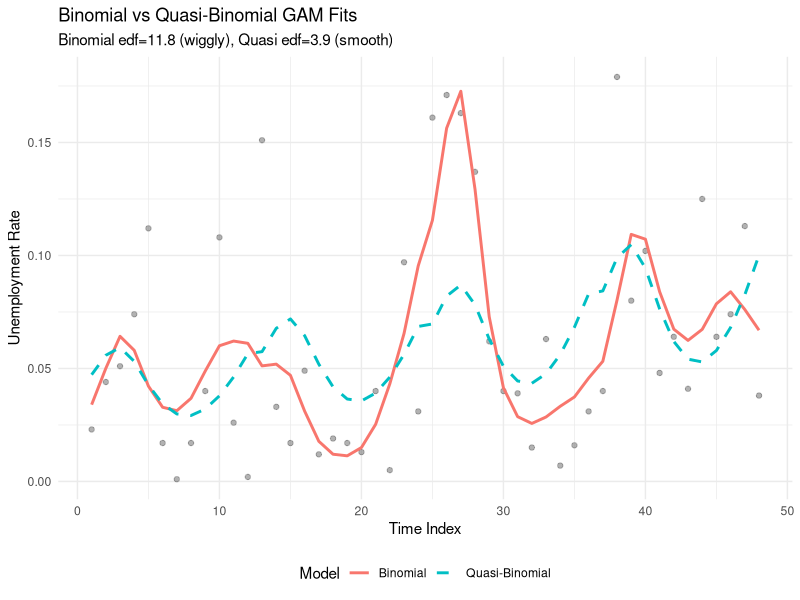
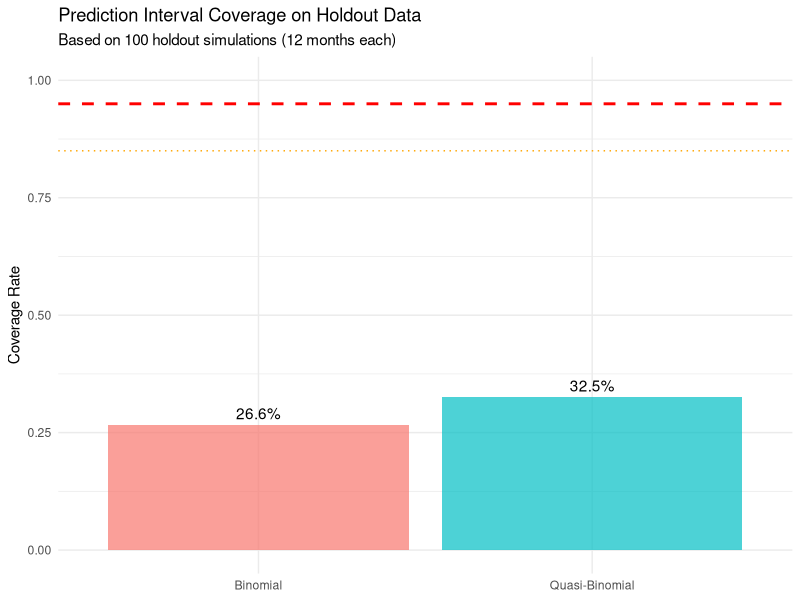
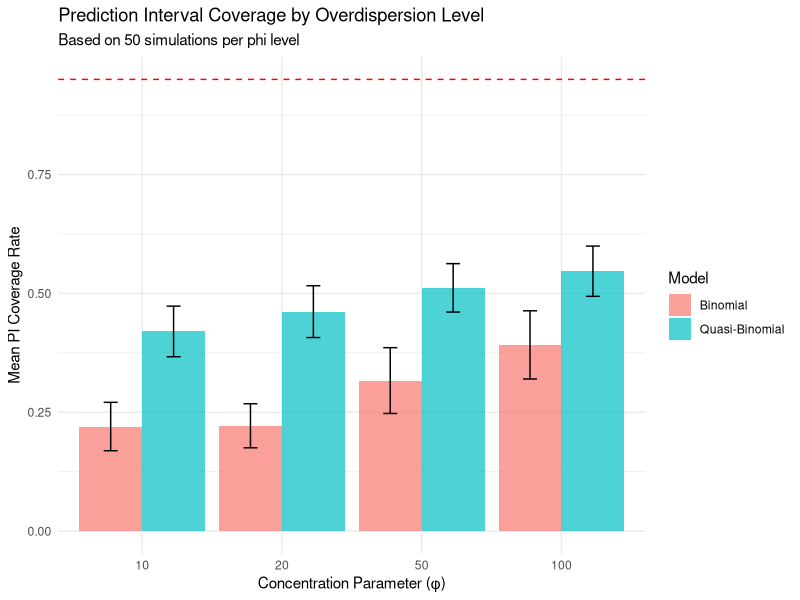
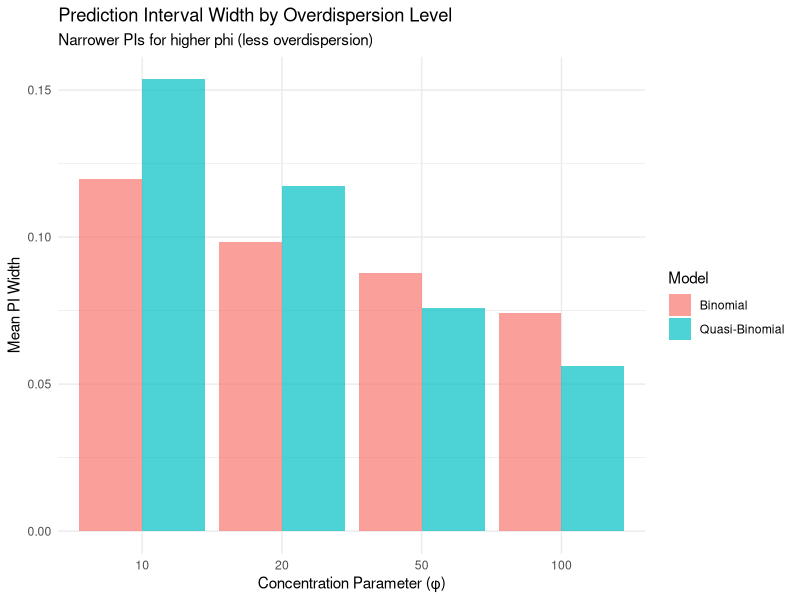

Generate these figures, in order, with R:
## ---- chunk 1
library(mgcv)
library(data.table)
library(ggplot2)

set.seed(42)
## ---- chunk 2
#' Generate beta-binomial data (observation-level heterogeneity)
#'
#' @param n_obs Number of observations
#' @param n_total Number of trials per observation
#' @param true_p True mean probability
#' @param phi Beta concentration parameter (lower = more overdispersion)
generate_betabinomial_data <- function(n_obs = 100,
                                        n_total = 1000,
                                        true_p = 0.05,
                                        phi = 20) {
  # Generate varying probabilities (creates overdispersion)
  # Beta(alpha, beta) where alpha = p*phi, beta = (1-p)*phi
  alpha <- true_p * phi
  beta <- (1 - true_p) * phi
  true_probs <- rbeta(n_obs, alpha, beta)

  # Generate binomial counts
  n_success <- rbinom(n_obs, size = n_total, prob = true_probs)
  n_fail <- n_total - n_success

  data.frame(
    obs_id = 1:n_obs,
    n_success = n_success,
    n_fail = n_fail,
    true_prob = true_probs,  # Varies by observation
    true_mean_prob = rep(true_p, n_obs)  # Population mean
  )
}

# Generate training data
train_data <- generate_betabinomial_data(n_obs = 100, phi = 20)
cat("Training data generated: n =", nrow(train_data), "\n")
cat("True mean prob:", mean(train_data$true_prob), "\n")
cat("Empirical overdispersion:", var(train_data$n_success / 1000) / (0.05 * 0.95 / 1000), "\n")
## ---- chunk 3
# Fit intercept-only models (no covariates)
model_binom_simple <- glm(cbind(n_success, n_fail) ~ 1,
                          family = binomial(),
                          data = train_data)

model_quasi_simple <- glm(cbind(n_success, n_fail) ~ 1,
                          family = quasibinomial(),
                          data = train_data)

cat("Binomial intercept:", coef(model_binom_simple), "\n")
cat("Quasi-binomial intercept:", coef(model_quasi_simple), "\n")
cat("Coefficients equal?", all.equal(coef(model_binom_simple), coef(model_quasi_simple)), "\n\n")

cat("Binomial dispersion:", summary(model_binom_simple)$dispersion, "\n")
cat("Quasi-binomial dispersion:", summary(model_quasi_simple)$dispersion, "\n")
## ---- chunk 4
# Test prediction intervals on NEW data
n_test_sets <- 200
n_total <- 1000
coverage_binom <- numeric(n_test_sets)
coverage_quasi <- numeric(n_test_sets)

for (i in 1:n_test_sets) {
  # Generate NEW test observation
  test_data <- generate_betabinomial_data(n_obs = 1, phi = 20)

  # Get predictions on LINK scale
  pred_binom <- predict(model_binom_simple, newdata = test_data,
                        type = "link", se.fit = TRUE)
  pred_quasi <- predict(model_quasi_simple, newdata = test_data,
                        type = "link", se.fit = TRUE)

  # Construct 95% PREDICTION intervals (not just confidence intervals!)
  # PI must account for:
  # 1. Parameter uncertainty: se.fit
  # 2. Binomial sampling variance: p(1-p)/n

  # Get predicted probability
  p_binom <- plogis(pred_binom$fit)
  p_quasi <- plogis(pred_quasi$fit)

  # Binomial variance on link scale (delta method)
  # Var(logit(p̂)) ≈ se.fit² + (1/(p(1-p)))² * p(1-p)/n = se.fit² + 1/(np(1-p))
  var_link_binom <- pred_binom$se.fit^2 + 1/(n_total * p_binom * (1 - p_binom))
  var_link_quasi <- pred_quasi$se.fit^2 + 1/(n_total * p_quasi * (1 - p_quasi))

  se_pred_binom <- sqrt(var_link_binom)
  se_pred_quasi <- sqrt(var_link_quasi)

  # Prediction intervals on link scale
  pi_binom_link <- c(pred_binom$fit - 1.96 * se_pred_binom,
                     pred_binom$fit + 1.96 * se_pred_binom)
  pi_quasi_link <- c(pred_quasi$fit - 1.96 * se_pred_quasi,
                     pred_quasi$fit + 1.96 * se_pred_quasi)

  # Transform to probability scale
  pi_binom_prob <- plogis(pi_binom_link)
  pi_quasi_prob <- plogis(pi_quasi_link)

  # Check if OBSERVED proportion is covered
  observed_prop <- test_data$n_success / n_total
  coverage_binom[i] <- (pi_binom_prob[1] <= observed_prop) && (observed_prop <= pi_binom_prob[2])
  coverage_quasi[i] <- (pi_quasi_prob[1] <= observed_prop) && (observed_prop <= pi_quasi_prob[2])
}

cat("Binomial PI coverage:", mean(coverage_binom), "\n")
cat("Quasi-binomial PI coverage:", mean(coverage_quasi), "\n")
## ---- chunk 5
#' Generate beta-binomial data with temporal structure
generate_temporal_betabinomial <- function(n_months = 60,
                                             n_total = 1000,
                                             baseline_p = 0.05,
                                             trend_slope = 0.0003,
                                             seasonal_amp = 0.01,
                                             phi = 20) {
  time_index <- 1:n_months
  month <- rep(1:12, length.out = n_months)

  # True probability with trend and seasonality
  true_p_mean <- baseline_p + trend_slope * time_index +
    seasonal_amp * sin(2 * pi * month / 12)

  # Bound probabilities
  true_p_mean <- pmax(0.01, pmin(0.15, true_p_mean))

  # Add overdispersion via beta distribution
  alpha <- true_p_mean * phi
  beta <- (1 - true_p_mean) * phi
  true_probs <- rbeta(n_months, alpha, beta)

  # Generate counts
  n_success <- rbinom(n_months, size = n_total, prob = true_probs)
  n_fail <- n_total - n_success

  data.frame(
    time_index = time_index,
    month = month,
    n_success = n_success,
    n_fail = n_fail,
    true_prob = true_probs,
    true_p_mean = true_p_mean
  )
}

# Generate training data (first 48 months)
set.seed(123)
train_temporal <- generate_temporal_betabinomial(n_months = 48, phi = 20)
cat("Temporal training data: n =", nrow(train_temporal), "\n")
## ---- chunk 6
# Fit GAMs
gam_binom_temporal <- gam(
  cbind(n_success, n_fail) ~ s(time_index, k = 8) + s(month, bs = "cc", k = 6),
  family = binomial(),
  data = train_temporal,
  method = "REML"
)

gam_quasi_temporal <- gam(
  cbind(n_success, n_fail) ~ s(time_index, k = 8) + s(month, bs = "cc", k = 6),
  family = quasibinomial(),
  data = train_temporal,
  method = "REML"
)

cat("Binomial dispersion:", summary(gam_binom_temporal)$dispersion, "\n")
cat("Quasi-binomial dispersion:", summary(gam_quasi_temporal)$dispersion, "\n\n")

cat("Binomial smoothing parameters:", gam_binom_temporal$sp, "\n")
cat("Quasi-binomial smoothing parameters:", gam_quasi_temporal$sp, "\n\n")

cat("Binomial edf:", sum(gam_binom_temporal$edf), "\n")
cat("Quasi-binomial edf:", sum(gam_quasi_temporal$edf), "\n")
## ---- chunk 7
# Compare fitted values on TRAINING data
pred_binom_train <- predict(gam_binom_temporal, type = "response")
pred_quasi_train <- predict(gam_quasi_temporal, type = "response")

fit_comparison <- data.frame(
  time_index = train_temporal$time_index,
  observed = train_temporal$n_success / 1000,
  fit_binomial = pred_binom_train,
  fit_quasi = pred_quasi_train
)

ggplot(fit_comparison, aes(x = time_index)) +
  geom_point(aes(y = observed), alpha = 0.5, color = "gray40") +
  geom_line(aes(y = fit_binomial, color = "Binomial"), linewidth = 1) +
  geom_line(aes(y = fit_quasi, color = "Quasi-Binomial"), linewidth = 1, linetype = "dashed") +
  labs(
    title = "Binomial vs Quasi-Binomial GAM Fits",
    subtitle = sprintf("Binomial edf=%.1f (wiggly), Quasi edf=%.1f (smooth)",
                      sum(gam_binom_temporal$edf), sum(gam_quasi_temporal$edf)),
    x = "Time Index",
    y = "Unemployment Rate",
    color = "Model"
  ) +
  theme_minimal() +
  theme(legend.position = "bottom")
## ---- chunk 8
# Generate HOLDOUT data (months 49-60, same DGP)
n_holdout_sets <- 100
n_total_obs <- 1000
holdout_results <- data.frame(
  sim = integer(),
  model = character(),
  obs_id = integer(),
  covered = logical(),
  observed_prop = numeric(),
  pred = numeric(),
  pi_lower = numeric(),
  pi_upper = numeric()
)

for (i in 1:n_holdout_sets) {
  # Generate new holdout period
  set.seed(1000 + i)  # Different seed each time
  holdout_data <- generate_temporal_betabinomial(n_months = 12, phi = 20)
  holdout_data$time_index <- 49:60  # Future months
  holdout_data$month <- rep(1:12, length.out = 12)

  # Predictions from both models
  pred_binom <- predict(gam_binom_temporal, newdata = holdout_data,
                        type = "link", se.fit = TRUE)
  pred_quasi <- predict(gam_quasi_temporal, newdata = holdout_data,
                        type = "link", se.fit = TRUE)

  # Construct PREDICTION intervals (with binomial sampling variance)
  for (j in 1:12) {
    # Predicted probabilities
    p_b <- plogis(pred_binom$fit[j])
    p_q <- plogis(pred_quasi$fit[j])

    # Prediction variance = parameter uncertainty + binomial variance
    var_pred_b <- pred_binom$se.fit[j]^2 + 1/(n_total_obs * p_b * (1 - p_b))
    var_pred_q <- pred_quasi$se.fit[j]^2 + 1/(n_total_obs * p_q * (1 - p_q))

    se_pred_b <- sqrt(var_pred_b)
    se_pred_q <- sqrt(var_pred_q)

    # Prediction intervals on probability scale
    pi_b <- plogis(c(pred_binom$fit[j] - 1.96 * se_pred_b,
                     pred_binom$fit[j] + 1.96 * se_pred_b))
    pi_q <- plogis(c(pred_quasi$fit[j] - 1.96 * se_pred_q,
                     pred_quasi$fit[j] + 1.96 * se_pred_q))

    # Check if OBSERVED proportion is covered (not true probability!)
    observed_prop <- holdout_data$n_success[j] / n_total_obs
    covered_b <- (pi_b[1] <= observed_prop) && (observed_prop <= pi_b[2])
    covered_q <- (pi_q[1] <= observed_prop) && (observed_prop <= pi_q[2])

    holdout_results <- rbind(holdout_results, data.frame(
      sim = i,
      model = "Binomial",
      obs_id = j,
      covered = covered_b,
      observed_prop = observed_prop,
      pred = p_b,
      pi_lower = pi_b[1],
      pi_upper = pi_b[2]
    ))

    holdout_results <- rbind(holdout_results, data.frame(
      sim = i,
      model = "Quasi-Binomial",
      obs_id = j,
      covered = covered_q,
      observed_prop = observed_prop,
      pred = p_q,
      pi_lower = pi_q[1],
      pi_upper = pi_q[2]
    ))
  }
}

# Calculate coverage rates
coverage_summary <- as.data.table(holdout_results)[, .(
  coverage_rate = mean(covered),
  mae = mean(abs(pred - observed_prop)),
  pi_width = mean(pi_upper - pi_lower),
  n_obs = .N
), by = model]

print(coverage_summary)
## ---- chunk 9
ggplot(coverage_summary, aes(x = model, y = coverage_rate, fill = model)) +
  geom_col(alpha = 0.7) +
  geom_hline(yintercept = 0.95, color = "red", linetype = "dashed", linewidth = 1) +
  geom_hline(yintercept = 0.85, color = "orange", linetype = "dotted") +
  geom_text(aes(label = sprintf("%.1f%%", coverage_rate * 100)), vjust = -0.5) +
  labs(
    title = "Prediction Interval Coverage on Holdout Data",
    subtitle = sprintf("Based on %d holdout simulations (12 months each)", n_holdout_sets),
    x = NULL,
    y = "Coverage Rate",
    fill = "Model"
  ) +
  ylim(0, 1) +
  theme_minimal() +
  theme(legend.position = "none")
## ---- chunk 10
# Test multiple phi values
phi_levels <- c(10, 20, 50, 100)
phi_results <- data.frame(
  phi = integer(),
  model = character(),
  coverage = numeric(),
  mae = numeric(),
  ci_width = numeric()
)

n_sim_per_phi <- 50

for (phi in phi_levels) {
  cat("Testing phi =", phi, "...\n")

  for (sim in 1:n_sim_per_phi) {
    set.seed(2000 + sim)

    # Generate training data
    train <- generate_temporal_betabinomial(n_months = 48, phi = phi)

    # Fit models
    m_binom <- gam(cbind(n_success, n_fail) ~ s(time_index, k = 8) + s(month, bs = "cc", k = 6),
                   family = binomial(), data = train, method = "REML")
    m_quasi <- gam(cbind(n_success, n_fail) ~ s(time_index, k = 8) + s(month, bs = "cc", k = 6),
                   family = quasibinomial(), data = train, method = "REML")

    # Generate holdout
    set.seed(3000 + sim)
    holdout <- generate_temporal_betabinomial(n_months = 12, phi = phi)
    holdout$time_index <- 49:60

    # Predict
    pred_b <- predict(m_binom, newdata = holdout, type = "link", se.fit = TRUE)
    pred_q <- predict(m_quasi, newdata = holdout, type = "link", se.fit = TRUE)

    # Calculate metrics with PREDICTION intervals
    calc_metrics <- function(pred, holdout, n_total = 1000) {
      pred_prob <- plogis(pred$fit)

      # Prediction variance = parameter SE + binomial variance
      var_pred <- pred$se.fit^2 + 1/(n_total * pred_prob * (1 - pred_prob))
      se_pred <- sqrt(var_pred)

      # Prediction intervals
      pi_lower <- plogis(pred$fit - 1.96 * se_pred)
      pi_upper <- plogis(pred$fit + 1.96 * se_pred)

      # Check coverage of OBSERVED proportions
      observed_prop <- holdout$n_success / n_total
      covered <- mean((pi_lower <= observed_prop) & (observed_prop <= pi_upper))
      mae <- mean(abs(pred_prob - observed_prop))
      pi_width <- mean(pi_upper - pi_lower)

      c(coverage = covered, mae = mae, ci_width = pi_width)
    }

    metrics_b <- calc_metrics(pred_b, holdout)
    metrics_q <- calc_metrics(pred_q, holdout)

    phi_results <- rbind(
      phi_results,
      data.frame(phi = phi, model = "Binomial", t(metrics_b)),
      data.frame(phi = phi, model = "Quasi-Binomial", t(metrics_q))
    )
  }
}

# Summarize by phi and model
phi_summary <- as.data.table(phi_results)[, .(
  mean_coverage = mean(coverage),
  sd_coverage = sd(coverage),
  mean_mae = mean(mae),
  mean_ci_width = mean(ci_width)
), by = .(phi, model)]

print(phi_summary)
## ---- chunk 11
# Coverage by phi level
ggplot(phi_summary, aes(x = factor(phi), y = mean_coverage, fill = model)) +
  geom_col(position = "dodge", alpha = 0.7) +
  geom_hline(yintercept = 0.95, color = "red", linetype = "dashed") +
  geom_errorbar(aes(ymin = mean_coverage - 1.96 * sd_coverage / sqrt(n_sim_per_phi),
                    ymax = mean_coverage + 1.96 * sd_coverage / sqrt(n_sim_per_phi)),
                position = position_dodge(width = 0.9), width = 0.2) +
  labs(
    title = "Prediction Interval Coverage by Overdispersion Level",
    subtitle = sprintf("Based on %d simulations per phi level", n_sim_per_phi),
    x = "Concentration Parameter (φ)",
    y = "Mean PI Coverage Rate",
    fill = "Model"
  ) +
  theme_minimal()

# PI width by phi level
ggplot(phi_summary, aes(x = factor(phi), y = mean_ci_width, fill = model)) +
  geom_col(position = "dodge", alpha = 0.7) +
  labs(
    title = "Prediction Interval Width by Overdispersion Level",
    subtitle = "Narrower PIs for higher phi (less overdispersion)",
    x = "Concentration Parameter (φ)",
    y = "Mean PI Width",
    fill = "Model"
  ) +
  theme_minimal()
## ---- chunk 12
sessionInfo()
